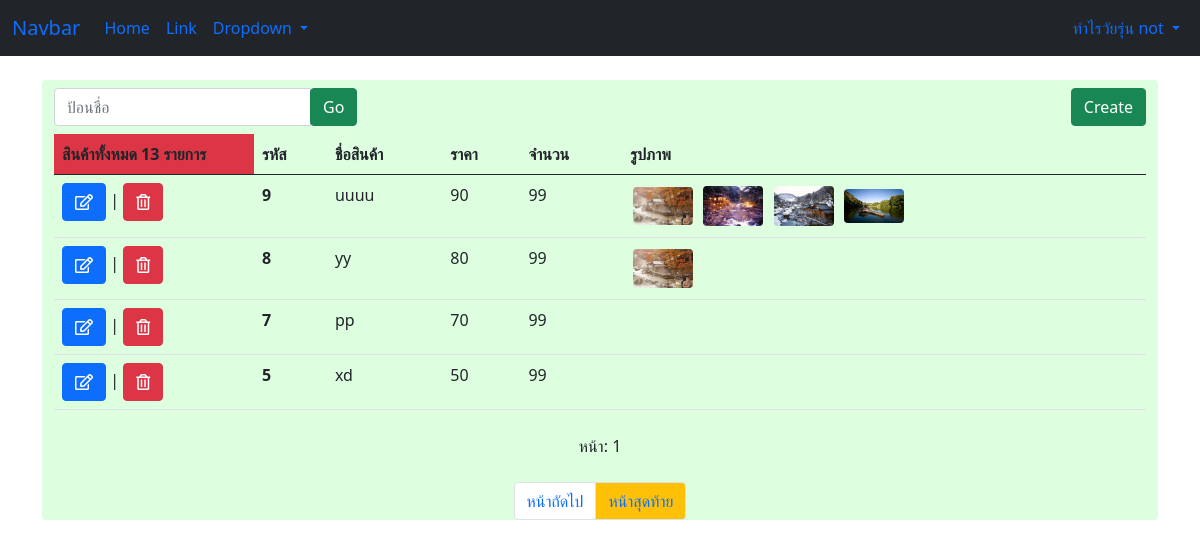
/product/management/ (signed in), run on the app's committed database.
### database/models.py (models this page shows, shortened)
class Product(models.Model):
    id = models.CharField(primary_key=True,max_length=5)
    name = models.CharField(max_length=100)
    price = models.PositiveSmallIntegerField()
    stock = models.PositiveSmallIntegerField()

class ProductImage(models.Model):
    product_id = models.CharField(max_length=5)
    image_file = models.ImageField(upload_to='product/')
    file_format = 'JPEG'
    file_name = 'unnamed.jpg'
    content_type = 'image/jpeg'

### project/views.py (the view)
# urls.py: re_path('product/management/(?P<pg>\d*/?)', Productmanagement, name='pro_management'),
def Productmanagement(request,pg=1):
    if not isLogin(request):
        return redirect('mem_login')
    prolabel = ProductForm()
    form = SearchForm()
    kw = ('')
    if request.method=='POST':
        kw = request.POST.get('name', '')
    rows = Product.objects.filter(Q(name__contains=kw)).order_by('-id')
    pgn = Paginator(rows, 4)
    page = pgn.get_page(pg)
    count = rows.count()
    vars = {'form': form, 'page': page,'count':count,'prolabel':prolabel}
    return render(request, 'product-management.html',vars)

### project/forms.py
class SearchForm(forms.Form):
    name = forms.CharField(
        label='',
        required=False,
        widget=forms.TextInput(attrs={'class': 'form-control', 'placeholder': 'ป้อนชื่อ'})
)

### database/models.py
class ProductForm(forms.ModelForm):
    files = forms.ImageField(required=False,
         label="รูปภาพ",
        widget=forms.ClearableFileInput(attrs={'multiple':True}))
    class Meta:
        model = Product
        fields = '__all__'
        labels = {'id':'รหัส',
                'name':'ชื่อสินค้า',
                'price':'ราคา',
                'stock':'จำนวน',
                }

### project/filters.py (called while the page is built)
@register.filter
def GetImages(id):
    return ProductImage.objects.filter(product_id = id)

### project/views.py (called while the page is built)
def isLogin(request):
      chk = True
      if 'id' not in request.session:
         chk = False
      return chk

### project/templates/product-management.html (shortened to what this page needs)
{% extends 'main.html' %}
{% load crispy_forms_tags %}
{% block body %}
<br>
<div class="container rounded" style="background-color: #ddffe0;">
    <div class="form-inline d-flex justify-content-between py-2">
        <form method="POST" class="form-inline">
            <div class="input-group">
              {{form.name}}
                <div class="input-group-append">
                    <button class="btn btn-success" type="submit">Go</button>
              </div>
           </div>
        </form>
        <a class="btn btn-success" href="{% url 'pro_create' %}">Create</a>
    </div>
    <table class="table">
        <thead>
          <tr>
            <th class="bg-danger">สินค้าทั้งหมด {{count}} รายการ</th>
            {% for pl in prolabel %}
                <th scope="col">{{pl.label}}</th>
            {% endfor %}
          </tr>
        </thead>
        <tbody>
                {% for p in page %}
                {% with images=p.id|GetImages %}
                <tr>
                    <td style="width:200px">
                        <a class="btn btn-primary" href="{% url 'pro_update' id=p.id pg=page.number %}"><i class="far fa-edit"></i></a>
                        |
                        <a class="btn btn-danger" href="javascript:del('{% url 'pro_delete' id=p.id %}')">
                            <i class="far fa-trash-alt"></i>
                        </a>
                    </td>
             <th scope="row">{{p.id}}</th>
             <td>{{p.name}}</td>
             <td>{{p.price}}</td>
             <td>{{p.stock}}</td>
             <td>
                {% for img in images %}
                <img src="{{ img.image_file.url }}" class="rounded">
                {% endfor %}
             </td>
           </tr>
            {% endwith %}
            {% endfor %}
        </tbody>
    </table>
    <div class="mt-4 text-center">
        <div class="mb-2">หน้า: {{ page.number }} </div>
        <ul class="mt-4 pagination justify-content-center">
        {% if page.has_next %}
        <li class="page-item">
        <a class="page-link bg-
        warning" href="{% url 'pro_management' pg=page.next_page_number %}">หน้าถัดไป</a>
        </li>
        {% endif %}
        {% if page.number != page.paginator.num_pages %}
        <li class="page-item">
        <a class="page-link bg-warning"
        href="{% url 'pro_management' pg=page.paginator.num_pages %}">
        หน้าสุดท้าย</a>
        </li>
        {% endif %}
        </ul>
        </div>
{% endblock body %}

### project/templates/product-management.html (style rules this page uses)
td img { max-width: 60px; max-height: 60px; margin: 3px; }

### data on the page
Product: id "9", name "uuuu", price "90", stock "99"
ProductImage: image_file (picture)
ProductImage: image_file (picture)
ProductImage: image_file (picture)
ProductImage: image_file (picture)
Product: id "8", name "yy", price "80", stock "99"
ProductImage: image_file (picture)
Product: id "7", name "pp", price "70", stock "99"
Product: id "5", name "xd", price "50", stock "99"

### other printed values
{{ firstname }} "not"
{{ count }} "13"
{{ pl.label }} "รหัส" "ชื่อสินค้า" "ราคา" "จำนวน" "รูปภาพ"
{{ page.number }} "1"
